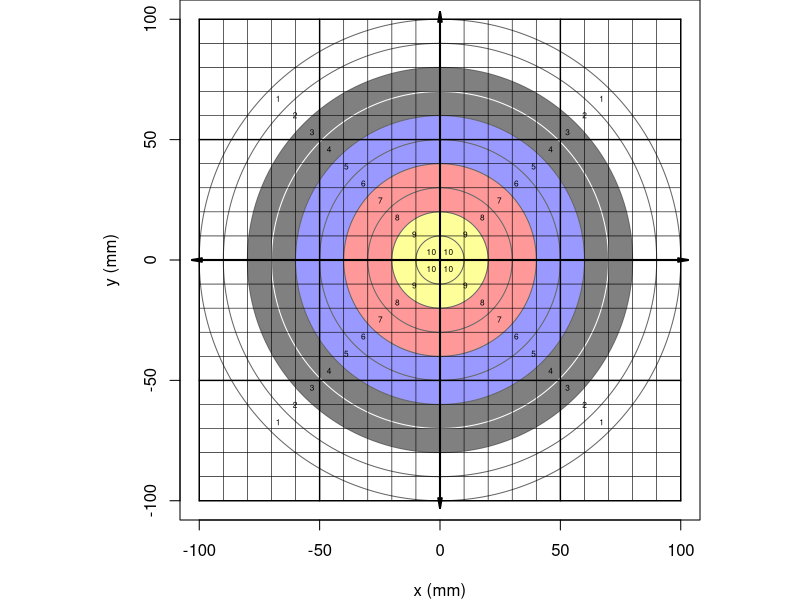
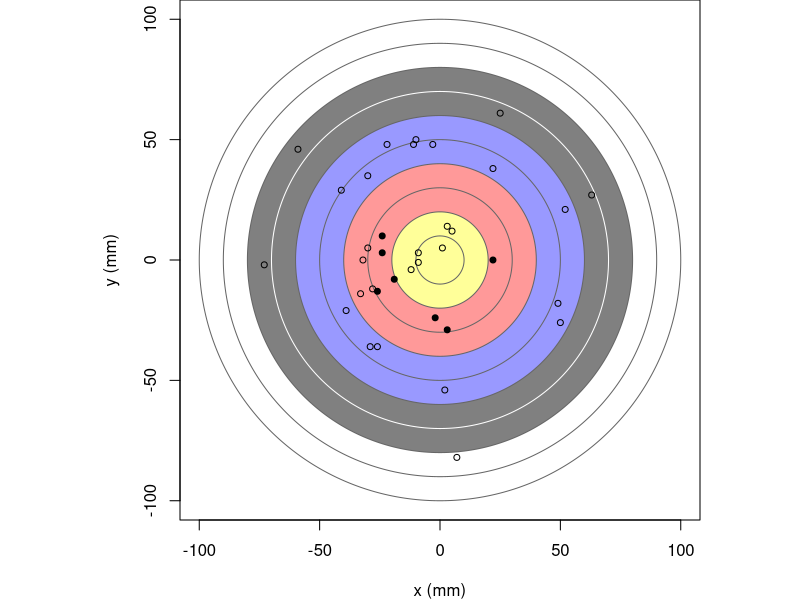

Reproduce these figures in R, in order.
## ---- chunk 1
n = 36

hm = sample(2:10,1)

while(T){
   rn = sample(2:9,1)
   rp = (10:1)[rn]
   dlo = (rn-1)*10
   dhi = rn*10
   xs = round(rnorm(n,0,40))
   ys = round(rnorm(n,0,40))
   rs = sqrt(xs^2+ys^2)
   disses = numeric()
   for(i in 1:(n-1)){
       for(j in (i+1):n){
           dissis = c(disses,sqrt(xs[j]-xs[i])^2+(ys[j]-ys[i])^2)
       }
   }
   howmany = sum((rs>=dlo)*(rs<=dhi))
   if(min(disses)>5 && max(rs)<100 && sum(rs%%10==0)==0 && howmany==hm && hm!=rp && hm!=rn){break}
}


## ---- chunk 2
par(pty="s",mar=c(4,4,0,0))
plot(0,0,"n",xlim=c(-100,100),ylim=c(-100,100),xlab="x (mm)",ylab="y (mm)")
radii = seq(100,10,-10)
cols = c(rep("white",2),
         rep(rgb(0.5,0.5,0.5),2),
         rep(rgb(0.6,0.6,1),2),
         rep(rgb(1,0.6,0.6),2),
         rep(rgb(1,1,0.6),2))
bcol = c(rep(rgb(0.4,0.4,0.4),3),"white",rep(rgb(0.4,0.4,0.4),6))
th = seq(0,2*pi,pi/300)
for(i in 1:10){
    polygon(cos(th)*radii[i],sin(th)*radii[i],col=cols[i],border=bcol[i])
}
points(0,0,pch=19,cex=0.3)
for(i in seq(-100,100,10)){
    lines(c(-100,100),c(i,i),col="black",lwd=0.6)
    lines(c(i,i),c(-100,100),col="black",lwd=0.6)
}
for(i in seq(-100,100,50)){
    lines(c(-100,100),c(i,i),col="black",lwd=1.4)
    lines(c(i,i),c(-100,100),col="black",lwd=1.4)
}
arrows(-103,0,103,0,0.1,10,3,lwd=2)
arrows(0,-103,0,103,0.1,10,3,lwd=2)

pnts = 1:10
for(i in 1:10){
    text(radii[i]/sqrt(2)-5/sqrt(2),radii[i]/sqrt(2)-5/sqrt(2),pnts[i],cex=0.5)
    text(-radii[i]/sqrt(2)+5/sqrt(2),radii[i]/sqrt(2)-5/sqrt(2),pnts[i],cex=0.5)
    text(radii[i]/sqrt(2)-5/sqrt(2),-radii[i]/sqrt(2)+5/sqrt(2),pnts[i],cex=0.5)
    text(-radii[i]/sqrt(2)+5/sqrt(2),-radii[i]/sqrt(2)+5/sqrt(2),pnts[i],cex=0.5)
}

## ---- chunk 3
opts <- options(knitr.kable.NA = "")
mydf = data.frame(xs,ys)
colnames(mydf) = c("x (mm)","y (mm)")
knitr::kable(mydf,format="html", align = "c",row.names=F,table.attr='class="bordered-table"')
## ---- chunk 4
isfar = 1*(rs>=dlo)
isnear = 1*(rs<=dhi)
isin = isfar*isnear
howmanyin = c(howmany,rep(" ",n-1))
opts <- options(knitr.kable.NA = "")
mydf = data.frame(xs,ys,rs,isfar,isnear,isin,howmanyin)
colnames(mydf) = c("x (mm)","y (mm)","distance",
                   paste0("is more than ",dlo," mm",collapse=""),
                   paste0("is less than ",dhi," mm",collapse=""),
                   "is in ring","how many in"
                   )
knitr::kable(mydf,format="html", align = "c",row.names=F,table.attr='class="bordered-table"')
## ---- chunk 5
par(pty="s",mar=c(4,4,0,0))
plot(0,0,"n",xlim=c(-100,100),ylim=c(-100,100),xlab="x (mm)",ylab="y (mm)")
radii = seq(100,10,-10)
cols = c(rep("white",2),
         rep(rgb(0.5,0.5,0.5),2),
         rep(rgb(0.6,0.6,1),2),
         rep(rgb(1,0.6,0.6),2),
         rep(rgb(1,1,0.6),2))
bcol = c(rep(rgb(0.4,0.4,0.4),3),"white",rep(rgb(0.4,0.4,0.4),6))
th = seq(0,2*pi,pi/300)
for(i in 1:10){
    polygon(cos(th)*radii[i],sin(th)*radii[i],col=cols[i],border=bcol[i])
}

isin = (rs>=dlo)*(rs<=dhi)
pchs = c(1,19)
points(xs,ys,pch=pchs[isin+1],cex=0.8)
